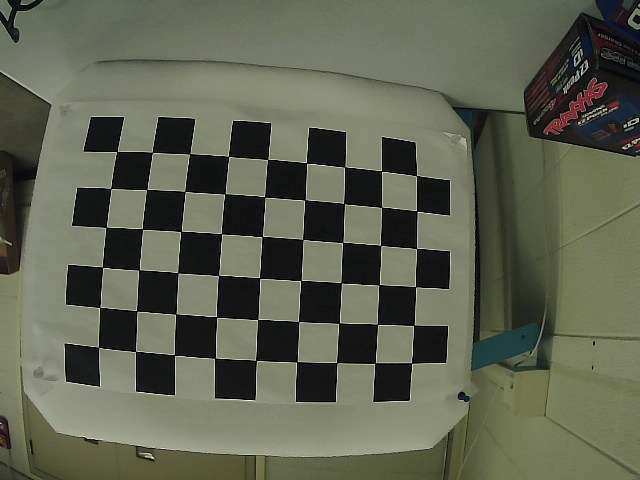
#> input picture calib_pics/calib1.jpg, 640 x 480 px; its folder holds only this picture in this run
$ python camera_calib.py
#> lines starting #> are read from the running program, lines starting #| are printed output that depends on the picture; after the words box and inside, x2 and y2 are one past the last pixel; in counts of white or black regions, pixels touching at a corner belong together; long printed decimals are rounded
#source: https://docs.opencv.org/3.4/dc/dbb/tutorial_py_calibration.html

import numpy as np
import cv2 as cv
import glob
# termination criteria
criteria = (cv.TERM_CRITERIA_EPS + cv.TERM_CRITERIA_MAX_ITER, 30, 0.001)
# prepare object points, like (0,0,0), (1,0,0), (2,0,0) ....,(6,5,0)
objp = np.zeros((6*9,3), np.float32)
objp[:,:2] = np.mgrid[0:9,0:6].T.reshape(-1,2)
# Arrays to store object points and image points from all the images.
objpoints = [] # 3d point in real world space
imgpoints = [] # 2d points in image plane.
images = glob.glob('calib_pics/*.jpg')
print("Retrieved Images...")
print(images)
for fname in images:
    img = cv.imread(fname)
#> img is the input picture: shape (480, 640, 3); mean B, G, R 80.4, 98, 94.5
    gray = cv.cvtColor(img, cv.COLOR_BGR2GRAY)
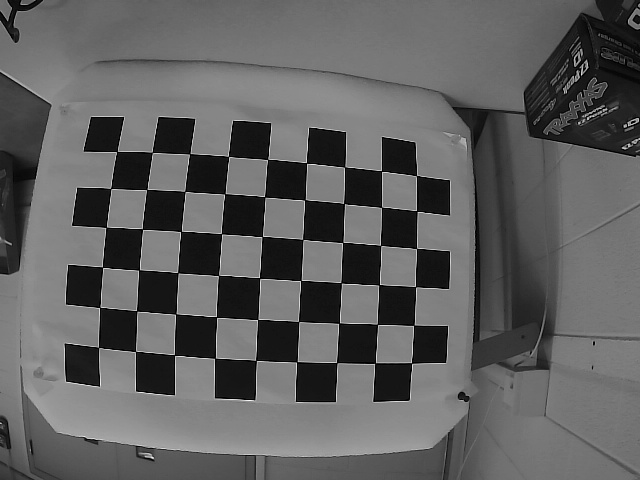
#> gray: shape (480, 640); min 0, max 252, mean 94.9
    # Find the chess board corners
    ret, corners = cv.findChessboardCorners(gray, (9,6), None)
#> ret = True; corners = 54 rows, first 8: [117, 151.5], [152.4, 152.4], [189.6, 153.7], [228.5, 156.5], [267.6, 159.4], [306.5, 162.9], [344.6, 167], [381.5, 171]

    # If found, add object points, image points (after refining them)
    if ret == True:
        print("Found Corners...")
        objpoints.append(objp)
        corners2 = cv.cornerSubPix(gray,corners, (11,11), (-1,-1), criteria)
#> corners2 = 54 rows, first 8: [116.7, 151.5], [152.3, 152.4], [189.7, 153.7], [228.5, 156.3], [267.7, 159.4], [306.5, 162.8], [344.6, 167.1], [381.6, 171.1]
        imgpoints.append(corners)
        # Draw and display the corners
        cv.drawChessboardCorners(img, (9,6), corners2, ret)
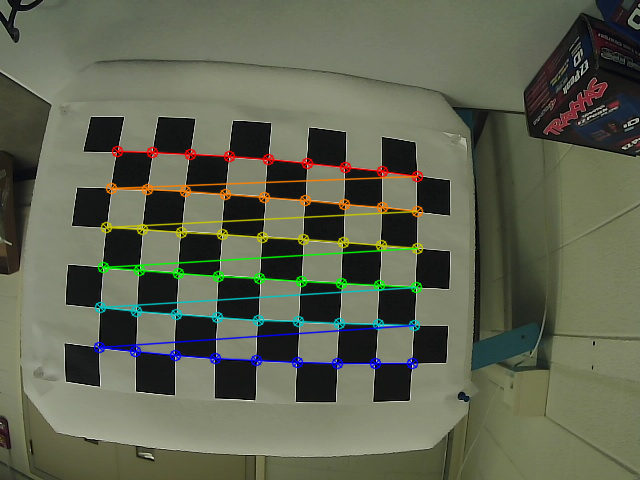
#> img: shape (480, 640, 3); 4.69% of pixels changed, all inside (x1, y1, x2, y2) = (93, 145, 424, 370)
        cv.imshow('img', img)
        cv.waitKey(500)
cv.destroyAllWindows()

# Get camera matrix, distortion parameters, rotation & translation vectors
ret, mtx, dist, rvecs, tvecs = cv.calibrateCamera(objpoints, imgpoints, (640,480), None, None)
#> ret = 0.365; mtx = [[581.4, 0, 279.6], [0, 543.1, 167], [0, 0, 1]]; dist = [[-0.476, -1.59, 0.105, 0.0299, 4.83]]; rvecs = ([-0.125, -0.208, 0.0774],); tvecs = ([-4.2, -0.571, 13.61],)
print("Camera Matrix",mtx)
#| Camera Matrix [[581.414   0.         279.606]
#|  [  0.         543.099 167.030]
#|  [  0.           0.           1.        ]]
print("Distortion Parameters", dist)
#| Distortion Parameters [[-0.4758 -1.593  0.1048  0.02988  4.831]]
print("Rotation", rvecs)
#| Rotation (array([[-0.125],
#|        [-0.208],
#|        [ 0.07743]]),)
print("Translation", tvecs)
#| Translation (array([[-4.195],
#|        [-0.5711 ],
#|        [13.611]]),)

$ run again, on calib_pics/calib2.jpg
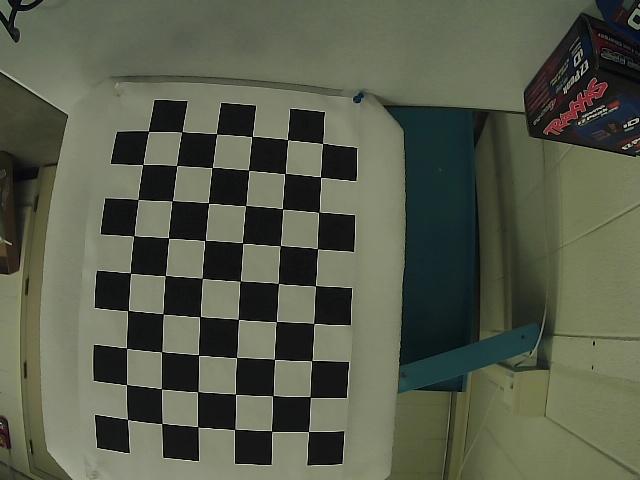
#> input picture calib_pics/calib2.jpg, 640 x 480 px
#> img is the input picture: shape (480, 640, 3); mean B, G, R 74.6, 91.3, 86.6
#> `gray = cv.cvtColor(img, cv.COLOR_BGR2GRAY)`:
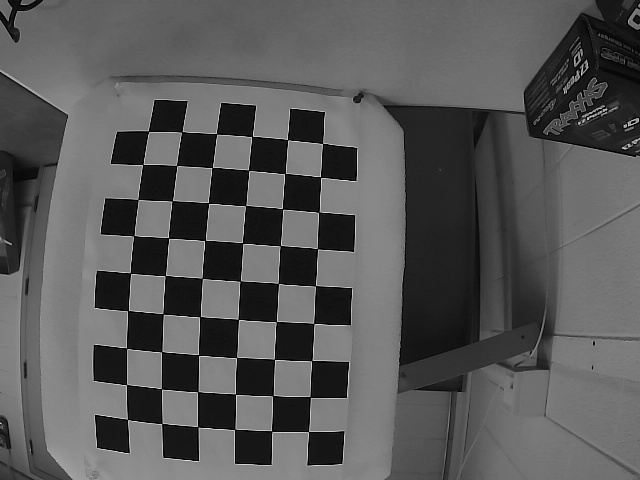
#> gray: shape (480, 640); min 0, max 234, mean 88
#> `ret, corners = cv.findChessboardCorners(gray, (9,6), None)`: ret = True; corners = 54 rows, first 8: [127.5, 419.5], [126.4, 384.5], [126.5, 348.2], [128.1, 310.6], [130.4, 273.3], [133.6, 235.7], [137.9, 199.4], [142.7, 164.4]
#> corners2 = 54 rows, first 8: [127.5, 419.4], [126.5, 384.6], [126.5, 348.3], [127.9, 310.6], [130.5, 272.8], [133.7, 235.6], [138, 199.4], [142.8, 164.4]
#> `cv.drawChessboardCorners(img, (9,6), corners2, ret)`:
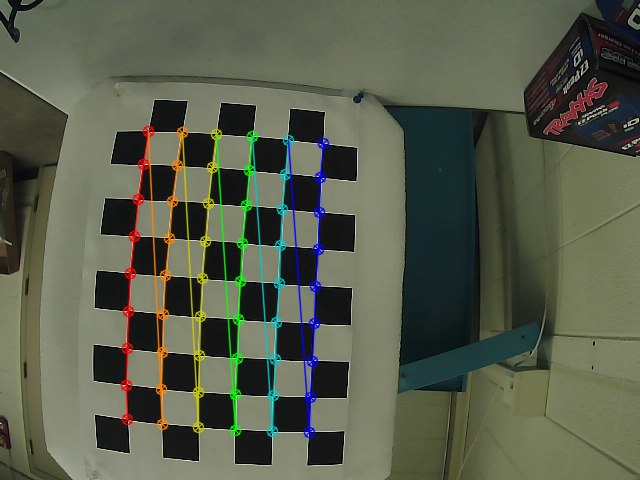
#> img: shape (480, 640, 3); 4.44% of pixels changed, all inside (x1, y1, x2, y2) = (120, 125, 330, 439)
#> `ret, mtx, dist, rvecs, tvecs = cv.calibrateCamera(objpoints, imgpoints..`: ret = 1.61; mtx = [[2748.7, 0, 283.1], [0, 2833.4, 259.9], [0, 0, 1]]; dist = [[-12.56, -431.1, 0.256, -0.203, 22562.6]]; rvecs = ([0.101, 0.224, -1.5],); tvecs = ([-4.31, 4.21, 74.17],)
#| Camera Matrix [[2.74868041e+03 0.00000000e+00 2.83124837e+02]
#|  [0.00000000e+00 2.83342373e+03 2.59923643e+02]
#|  [0.00000000e+00 0.00000000e+00 1.00000000e+00]]
#| Distortion Parameters [[-1.25572919e+01 -4.31105104e+02  2.55789149e-01 -2.03006223e-01
#|    2.25626308e+04]]
#| Rotation (array([[ 0.1007],
#|        [ 0.2238],
#|        [-1.498]]),)
#| Translation (array([[-4.308],
#|        [ 4.206 ],
#|        [74.169 ]]),)

$ run again, on calib_pics/calib3.jpg
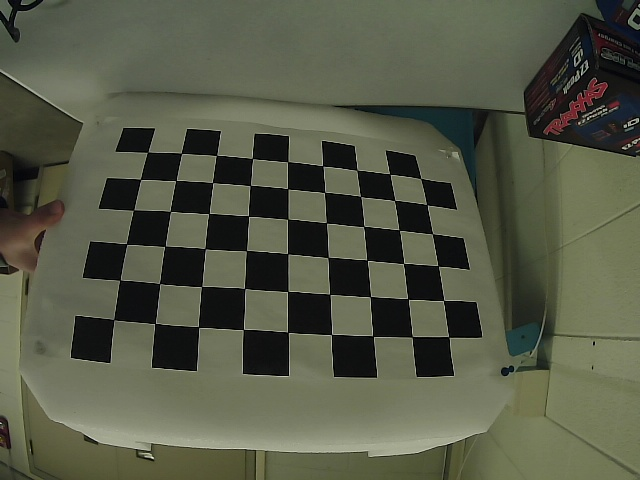
#> input picture calib_pics/calib3.jpg, 640 x 480 px
#> img is the input picture: shape (480, 640, 3); mean B, G, R 70.5, 88.6, 85.1
#> `gray = cv.cvtColor(img, cv.COLOR_BGR2GRAY)`:
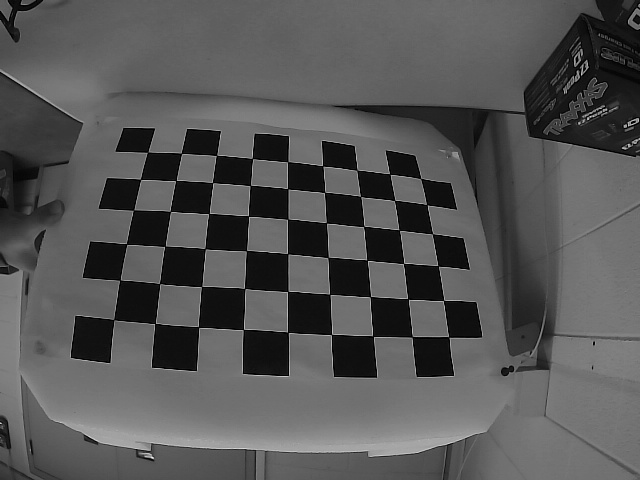
#> gray: shape (480, 640); min 0, max 241, mean 85.5
#> `ret, corners = cv.findChessboardCorners(gray, (9,6), None)`: ret = True; corners = 54 rows, first 8: [147.8, 152], [181.5, 153.4], [216.6, 155.4], [252.3, 158.4], [287.6, 161.7], [322.6, 165.7], [357, 170.1], [389.8, 174.2]
#> corners2 = 54 rows, first 8: [147.5, 152.2], [181.4, 153.2], [216.5, 155.4], [252.5, 158.5], [287.6, 161.7], [322.8, 165.7], [356.8, 170.1], [389.7, 173.9]
#> `cv.drawChessboardCorners(img, (9,6), corners2, ret)`:
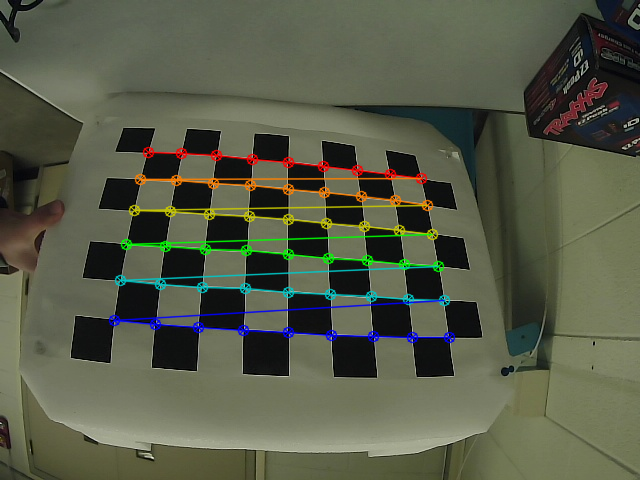
#> img: shape (480, 640, 3); 4.56% of pixels changed, all inside (x1, y1, x2, y2) = (108, 146, 456, 344)
#> `ret, mtx, dist, rvecs, tvecs = cv.calibrateCamera(objpoints, imgpoints..`: ret = 0.508; mtx = [[523, 0, 304], [0, 478.9, 202.9], [0, 0, 1]]; dist = [[-0.295, -1.94, 0.079, 0.00516, 5.07]]; rvecs = ([-0.527, -0.227, 0.043],); tvecs = ([-4.34, -1.66, 13.4],)
#| Camera Matrix [[522.981   0.         303.964]
#|  [  0.         478.947 202.926 ]
#|  [  0.           0.           1.        ]]
#| Distortion Parameters [[-0.2951 -1.945  0.07905  0.005159  5.071]]
#| Rotation (array([[-0.5274],
#|        [-0.2273],
#|        [ 0.04301]]),)
#| Translation (array([[-4.339  ],
#|        [-1.663],
#|        [13.399]]),)

$ run again, on calib_pics/calib4.jpg
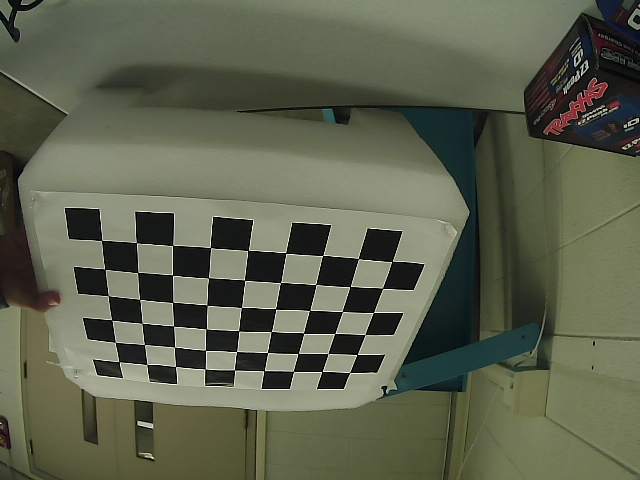
#> input picture calib_pics/calib4.jpg, 640 x 480 px
#> img is the input picture: shape (480, 640, 3); mean B, G, R 77.9, 97.2, 92.9
#> `gray = cv.cvtColor(img, cv.COLOR_BGR2GRAY)`:
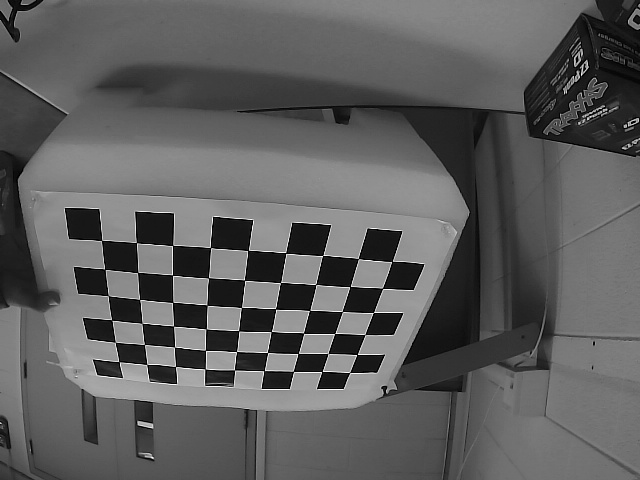
#> gray: shape (480, 640); min 0, max 254, mean 93.7
#> `ret, corners = cv.findChessboardCorners(gray, (9,6), None)`: ret = True; corners = 54 rows, first 8: [101.6, 240.4], [136.5, 242.5], [172.6, 245.4], [210.5, 247.5], [248, 250.4], [285.5, 253.1], [322.8, 255.4], [358.4, 258.5]
#> corners2 = 54 rows, first 8: [101.7, 240.5], [136.3, 243], [172.5, 245.6], [210.5, 247.8], [248.2, 250.6], [285.7, 253.1], [322.7, 255.4], [358.4, 258.6]
#> `cv.drawChessboardCorners(img, (9,6), corners2, ret)`:
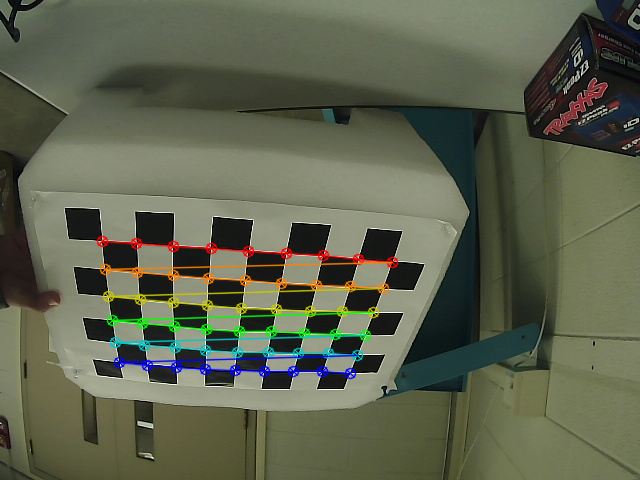
#> img: shape (480, 640, 3); 4.04% of pixels changed, all inside (x1, y1, x2, y2) = (96, 235, 399, 380)
#> `ret, mtx, dist, rvecs, tvecs = cv.calibrateCamera(objpoints, imgpoints..`: ret = 0.897; mtx = [[5138.5, 0, 340.4], [0, 2442.4, 132.9], [0, 0, 1]]; dist = [[-38.21, 1118.3, 0.484, -0.0757, -16250.7]]; rvecs = ([-0.00529, -1.01, 0.127],); tvecs = ([-3.4, 3.03, 66.32],)
#| Camera Matrix [[5.13851864e+03 0.00000000e+00 3.40416092e+02]
#|  [0.00000000e+00 2.44240648e+03 1.32854237e+02]
#|  [0.00000000e+00 0.00000000e+00 1.00000000e+00]]
#| Distortion Parameters [[-3.82142453e+01  1.11825190e+03  4.83800382e-01 -7.56589228e-02
#|   -1.62506783e+04]]
#| Rotation (array([[-0.005292],
#|        [-1.011],
#|        [ 0.1273]]),)
#| Translation (array([[-3.396],
#|        [ 3.032],
#|        [66.317]]),)

$ run again, on calib_pics/calib10.jpg
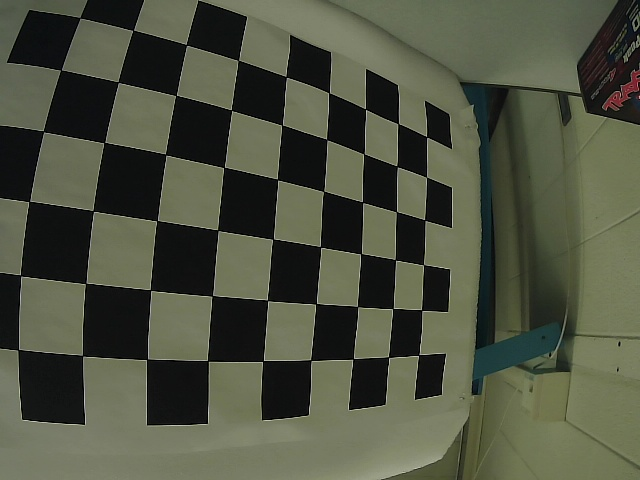
#> input picture calib_pics/calib10.jpg, 640 x 480 px
#> img is the input picture: shape (480, 640, 3); mean B, G, R 64.4, 81.3, 77.5
#> `gray = cv.cvtColor(img, cv.COLOR_BGR2GRAY)`:
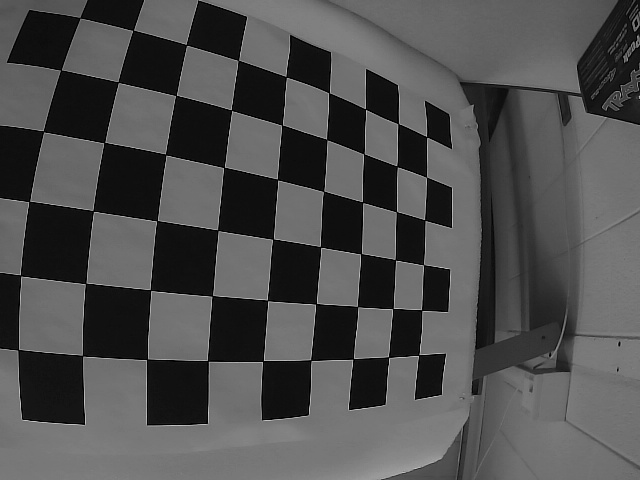
#> gray: shape (480, 640); min 0, max 207, mean 78.2
#> `ret, corners = cv.findChessboardCorners(gray, (9,6), None)`: ret = True; corners = 54 rows, first 8: [418.5, 355.2], [388.6, 357], [353.3, 358.7], [310.9, 360.2], [262.9, 361], [207.7, 360.7], [146.8, 359.3], [82.57, 355.6]
#> corners2 = 54 rows, first 8: [418.6, 354.8], [388.6, 357.4], [353.3, 359.3], [310.7, 360.2], [262.9, 360.9], [207.6, 360.7], [147.1, 359.3], [82.49, 355.6]
#> `cv.drawChessboardCorners(img, (9,6), corners2, ret)`:
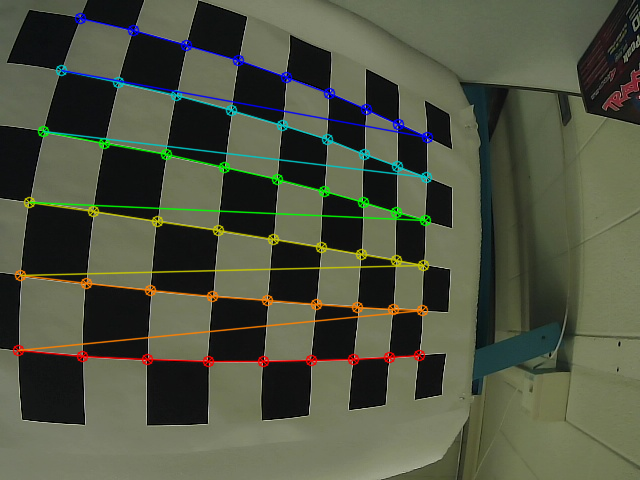
#> img: shape (480, 640, 3); 5.49% of pixels changed, all inside (x1, y1, x2, y2) = (12, 12, 434, 368)
#> `ret, mtx, dist, rvecs, tvecs = cv.calibrateCamera(objpoints, imgpoints..`: ret = 0.579; mtx = [[450.7, 0, 265.4], [0, 444.2, 262], [0, 0, 1]]; dist = [[-0.436, 0.339, -0.00102, 0.0219, -0.151]]; rvecs = ([0.886, -0.0911, -2.91],); tvecs = ([3.27, 2.05, 9.25],)
#| Camera Matrix [[450.701    0.         265.421]
#|  [  0.         444.193 262.023]
#|  [  0.           0.           1.        ]]
#| Distortion Parameters [[-0.4362   0.3393 -0.001019  0.02188 -0.1509]]
#| Rotation (array([[ 0.8856],
#|        [-0.09107],
#|        [-2.913]]),)
#| Translation (array([[3.268],
#|        [2.046],
#|        [9.247]]),)
